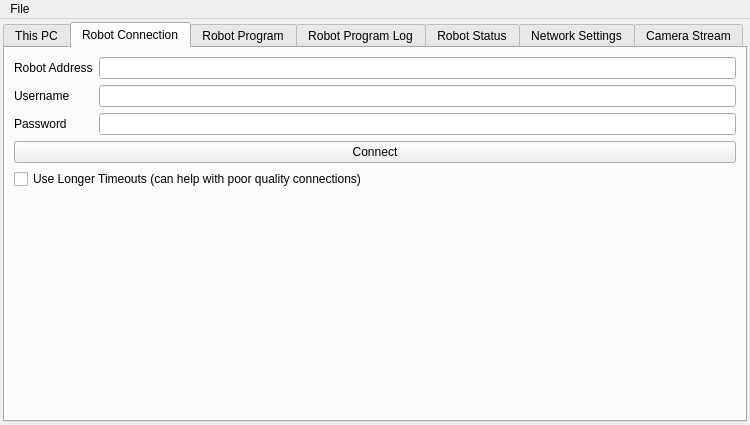
<?xml version="1.0" encoding="UTF-8"?>
<ui version="4.0">
 <class>DeployTool</class>
 <widget class="QMainWindow" name="DeployTool">
  <property name="geometry">
   <rect>
    <x>0</x>
    <y>0</y>
    <width>750</width>
    <height>425</height>
   </rect>
  </property>
  <property name="windowTitle">
   <string>ArPiRobot Deploy Tool</string>
  </property>
  <property name="windowIcon">
   <iconset resource="../res/resources.qrc">
    <normaloff>:/icon.png</normaloff>:/icon.png</iconset>
  </property>
  <widget class="QWidget" name="centralwidget">
   <layout class="QVBoxLayout" name="verticalLayout">
    <property name="spacing">
     <number>3</number>
    </property>
    <property name="leftMargin">
     <number>3</number>
    </property>
    <property name="topMargin">
     <number>3</number>
    </property>
    <property name="rightMargin">
     <number>3</number>
    </property>
    <property name="bottomMargin">
     <number>3</number>
    </property>
    <item>
     <widget class="QTabWidget" name="tabs_main">
      <property name="enabled">
       <bool>true</bool>
      </property>
      <property name="currentIndex">
       <number>1</number>
      </property>
      <widget class="QWidget" name="tab_thispc">
       <attribute name="title">
        <string>This PC</string>
       </attribute>
       <layout class="QVBoxLayout" name="verticalLayout_2">
        <item>
         <widget class="QWidget" name="widget_3" native="true">
          <property name="minimumSize">
           <size>
            <width>0</width>
            <height>50</height>
           </size>
          </property>
          <layout class="QGridLayout" name="gridLayout_9">
           <property name="leftMargin">
            <number>3</number>
           </property>
           <property name="topMargin">
            <number>3</number>
           </property>
           <property name="rightMargin">
            <number>3</number>
           </property>
           <property name="bottomMargin">
            <number>3</number>
           </property>
           <property name="spacing">
            <number>3</number>
           </property>
           <item row="7" column="4">
            <widget class="QPushButton" name="btn_install_sysroot">
             <property name="text">
              <string>Install Sysroot Package</string>
             </property>
            </widget>
           </item>
           <item row="7" column="2" colspan="2">
            <widget class="QLineEdit" name="txt_sysroot">
             <property name="readOnly">
              <bool>true</bool>
             </property>
            </widget>
           </item>
           <item row="9" column="4">
            <widget class="QLabel" name="label_27">
             <property name="text">
              <string>&lt;center&gt;&lt;a href=&quot;https://www.python.org/&quot;&gt;&lt;span&gt;Download&lt;/span&gt;&lt;/a&gt;&lt;/center&gt;</string>
             </property>
             <property name="openExternalLinks">
              <bool>true</bool>
             </property>
             <property name="textInteractionFlags">
              <set>Qt::TextBrowserInteraction</set>
             </property>
            </widget>
           </item>
           <item row="5" column="2" colspan="2">
            <widget class="QLineEdit" name="txt_cmake_version">
             <property name="readOnly">
              <bool>true</bool>
             </property>
            </widget>
           </item>
           <item row="8" column="0" colspan="5">
            <widget class="QLabel" name="label_25">
             <property name="font">
              <font>
               <bold>true</bold>
              </font>
             </property>
             <property name="text">
              <string>Python Development Tools</string>
             </property>
            </widget>
           </item>
           <item row="7" column="1">
            <widget class="QLabel" name="label_23">
             <property name="text">
              <string>ArPiRobot Sysroots</string>
             </property>
            </widget>
           </item>
           <item row="9" column="2" colspan="2">
            <widget class="QLineEdit" name="txt_pc_python_version">
             <property name="readOnly">
              <bool>true</bool>
             </property>
            </widget>
           </item>
           <item row="5" column="4">
            <widget class="QLabel" name="label_22">
             <property name="text">
              <string>&lt;center&gt;&lt;a href=&quot;https://cmake.org/&quot;&gt;&lt;span&gt;Download&lt;/span&gt;&lt;/a&gt;&lt;/center&gt;</string>
             </property>
             <property name="openExternalLinks">
              <bool>true</bool>
             </property>
             <property name="textInteractionFlags">
              <set>Qt::TextBrowserInteraction</set>
             </property>
            </widget>
           </item>
           <item row="5" column="1">
            <widget class="QLabel" name="label_21">
             <property name="text">
              <string>CMake Version</string>
             </property>
            </widget>
           </item>
           <item row="1" column="0" colspan="2">
            <widget class="QLabel" name="label">
             <property name="font">
              <font>
               <bold>true</bold>
              </font>
             </property>
             <property name="text">
              <string>ArPiRobot Libraries</string>
             </property>
            </widget>
           </item>
           <item row="2" column="1">
            <widget class="QLabel" name="label_5">
             <property name="text">
              <string>ArPiRobot CoreLib Version</string>
             </property>
            </widget>
           </item>
           <item row="3" column="3" colspan="2">
            <widget class="QLabel" name="label_6">
             <property name="text">
              <string>&lt;html&gt;&lt;head/&gt;&lt;body&gt;&lt;p&gt;&lt;span style=&quot; font-style:italic;&quot;&gt;The ArPiRobot Core Library is installed on your computer and is used when deploying a program to the robot. When deploying a program, the installed version of the core library will be deployed along with it. &lt;/span&gt;&lt;span style=&quot; font-weight:700; font-style:italic;&quot;&gt;This is required for all programming languages!&lt;/span&gt;&lt;/p&gt;&lt;/body&gt;&lt;/html&gt;</string>
             </property>
             <property name="alignment">
              <set>Qt::AlignLeading|Qt::AlignLeft|Qt::AlignVCenter</set>
             </property>
             <property name="wordWrap">
              <bool>true</bool>
             </property>
            </widget>
           </item>
           <item row="9" column="1">
            <widget class="QLabel" name="label_26">
             <property name="text">
              <string>Python Interpreter Version(s)</string>
             </property>
            </widget>
           </item>
           <item row="2" column="3">
            <widget class="QLineEdit" name="txt_corelib_version">
             <property name="readOnly">
              <bool>true</bool>
             </property>
            </widget>
           </item>
           <item row="2" column="0">
            <spacer name="horizontalSpacer">
             <property name="orientation">
              <enum>Qt::Horizontal</enum>
             </property>
             <property name="sizeType">
              <enum>QSizePolicy::Fixed</enum>
             </property>
             <property name="sizeHint" stdset="0">
              <size>
               <width>25</width>
               <height>20</height>
              </size>
             </property>
            </spacer>
           </item>
           <item row="4" column="0" colspan="5">
            <widget class="QLabel" name="label_19">
             <property name="font">
              <font>
               <bold>true</bold>
              </font>
             </property>
             <property name="text">
              <string>C++ Development Tools</string>
             </property>
            </widget>
           </item>
           <item row="2" column="4">
            <widget class="QPushButton" name="btn_install_update">
             <property name="text">
              <string>Install Update Package</string>
             </property>
            </widget>
           </item>
           <item row="6" column="1">
            <widget class="QLabel" name="label_20">
             <property name="text">
              <string>Ninja Version</string>
             </property>
            </widget>
           </item>
           <item row="6" column="4">
            <widget class="QLabel" name="lbl_ninja_download">
             <property name="text">
              <string>&lt;center&gt;&lt;a href=&quot;https://ninja-build.org/&quot;&gt;&lt;span&gt;Download&lt;/span&gt;&lt;/a&gt;&lt;/center&gt;</string>
             </property>
             <property name="openExternalLinks">
              <bool>true</bool>
             </property>
             <property name="textInteractionFlags">
              <set>Qt::TextBrowserInteraction</set>
             </property>
            </widget>
           </item>
           <item row="6" column="2" colspan="2">
            <widget class="QLineEdit" name="txt_ninja_version"/>
           </item>
          </layout>
         </widget>
        </item>
        <item>
         <spacer name="verticalSpacer_2">
          <property name="orientation">
           <enum>Qt::Vertical</enum>
          </property>
          <property name="sizeHint" stdset="0">
           <size>
            <width>20</width>
            <height>206</height>
           </size>
          </property>
         </spacer>
        </item>
       </layout>
      </widget>
      <widget class="QWidget" name="tab_connection">
       <attribute name="title">
        <string>Robot Connection</string>
       </attribute>
       <layout class="QGridLayout" name="gridLayout">
        <item row="1" column="1">
         <widget class="QLineEdit" name="txt_username">
          <property name="inputMask">
           <string notr="true"/>
          </property>
         </widget>
        </item>
        <item row="6" column="0" colspan="2">
         <spacer name="verticalSpacer">
          <property name="orientation">
           <enum>Qt::Vertical</enum>
          </property>
          <property name="sizeHint" stdset="0">
           <size>
            <width>20</width>
            <height>40</height>
           </size>
          </property>
         </spacer>
        </item>
        <item row="4" column="0" colspan="2">
         <widget class="QPushButton" name="btn_connect">
          <property name="text">
           <string>Connect</string>
          </property>
         </widget>
        </item>
        <item row="0" column="1">
         <widget class="QLineEdit" name="txt_address">
          <property name="inputMask">
           <string notr="true"/>
          </property>
          <property name="echoMode">
           <enum>QLineEdit::Normal</enum>
          </property>
         </widget>
        </item>
        <item row="5" column="0" colspan="2">
         <widget class="QCheckBox" name="cbx_longer_timeouts">
          <property name="text">
           <string>Use Longer Timeouts (can help with poor quality connections)</string>
          </property>
         </widget>
        </item>
        <item row="1" column="0">
         <widget class="QLabel" name="label_3">
          <property name="text">
           <string>Username</string>
          </property>
         </widget>
        </item>
        <item row="0" column="0">
         <widget class="QLabel" name="label_2">
          <property name="text">
           <string>Robot Address</string>
          </property>
         </widget>
        </item>
        <item row="2" column="1">
         <widget class="QLineEdit" name="txt_password">
          <property name="inputMask">
           <string notr="true"/>
          </property>
          <property name="echoMode">
           <enum>QLineEdit::Password</enum>
          </property>
         </widget>
        </item>
        <item row="2" column="0">
         <widget class="QLabel" name="label_4">
          <property name="text">
           <string>Password</string>
          </property>
         </widget>
        </item>
       </layout>
      </widget>
      <widget class="QWidget" name="tab_program">
       <attribute name="title">
        <string>Robot Program</string>
       </attribute>
       <layout class="QVBoxLayout" name="verticalLayout_3">
        <item>
         <widget class="QGroupBox" name="gbx_proj_folder">
          <property name="title">
           <string>Project Folder</string>
          </property>
          <layout class="QHBoxLayout" name="horizontalLayout">
           <property name="spacing">
            <number>3</number>
           </property>
           <property name="leftMargin">
            <number>3</number>
           </property>
           <property name="topMargin">
            <number>3</number>
           </property>
           <property name="rightMargin">
            <number>3</number>
           </property>
           <property name="bottomMargin">
            <number>3</number>
           </property>
           <item>
            <widget class="QLineEdit" name="txt_proj_folder">
             <property name="inputMask">
              <string notr="true"/>
             </property>
             <property name="readOnly">
              <bool>true</bool>
             </property>
            </widget>
           </item>
           <item>
            <widget class="QPushButton" name="btn_proj_browse">
             <property name="text">
              <string>  ...  </string>
             </property>
            </widget>
           </item>
          </layout>
         </widget>
        </item>
        <item>
         <widget class="QPushButton" name="btn_proj_deploy">
          <property name="enabled">
           <bool>false</bool>
          </property>
          <property name="text">
           <string>Deploy to Robot</string>
          </property>
         </widget>
        </item>
        <item>
         <widget class="QLabel" name="label_8">
          <property name="text">
           <string>&lt;html&gt;&lt;head/&gt;&lt;body&gt;&lt;p&gt;&lt;span style=&quot; font-style:italic;&quot;&gt;Will deploy with ArPiRobot-CoreLib version installed on this PC.&lt;br/&gt;See This PC tab for details.&lt;/span&gt;&lt;/p&gt;&lt;/body&gt;&lt;/html&gt;</string>
          </property>
          <property name="alignment">
           <set>Qt::AlignCenter</set>
          </property>
         </widget>
        </item>
        <item>
         <spacer name="verticalSpacer_3">
          <property name="orientation">
           <enum>Qt::Vertical</enum>
          </property>
          <property name="sizeHint" stdset="0">
           <size>
            <width>20</width>
            <height>40</height>
           </size>
          </property>
         </spacer>
        </item>
       </layout>
      </widget>
      <widget class="QWidget" name="tab_log">
       <attribute name="title">
        <string>Robot Program Log</string>
       </attribute>
       <layout class="QVBoxLayout" name="verticalLayout_4">
        <property name="spacing">
         <number>3</number>
        </property>
        <property name="leftMargin">
         <number>3</number>
        </property>
        <property name="topMargin">
         <number>3</number>
        </property>
        <property name="rightMargin">
         <number>3</number>
        </property>
        <property name="bottomMargin">
         <number>3</number>
        </property>
        <item>
         <widget class="QTextEdit" name="txt_robot_log">
          <property name="verticalScrollBarPolicy">
           <enum>Qt::ScrollBarAlwaysOn</enum>
          </property>
          <property name="lineWrapMode">
           <enum>QTextEdit::NoWrap</enum>
          </property>
          <property name="textInteractionFlags">
           <set>Qt::TextSelectableByKeyboard|Qt::TextSelectableByMouse</set>
          </property>
         </widget>
        </item>
        <item>
         <widget class="QPushButton" name="btn_copy_log">
          <property name="text">
           <string>Copy Log Contents</string>
          </property>
         </widget>
        </item>
       </layout>
      </widget>
      <widget class="QWidget" name="tab_status">
       <attribute name="title">
        <string>Robot Status</string>
       </attribute>
       <layout class="QGridLayout" name="gridLayout_3">
        <property name="leftMargin">
         <number>3</number>
        </property>
        <property name="topMargin">
         <number>3</number>
        </property>
        <property name="rightMargin">
         <number>3</number>
        </property>
        <property name="bottomMargin">
         <number>3</number>
        </property>
        <property name="spacing">
         <number>3</number>
        </property>
        <item row="0" column="0">
         <widget class="QGroupBox" name="groupBox_2">
          <property name="sizePolicy">
           <sizepolicy hsizetype="Expanding" vsizetype="Expanding">
            <horstretch>1</horstretch>
            <verstretch>0</verstretch>
           </sizepolicy>
          </property>
          <property name="title">
           <string>Robot Status</string>
          </property>
          <layout class="QVBoxLayout" name="verticalLayout_6">
           <property name="spacing">
            <number>3</number>
           </property>
           <property name="leftMargin">
            <number>3</number>
           </property>
           <property name="topMargin">
            <number>3</number>
           </property>
           <property name="rightMargin">
            <number>3</number>
           </property>
           <property name="bottomMargin">
            <number>3</number>
           </property>
           <item>
            <widget class="QLabel" name="label_7">
             <property name="text">
              <string>CPU Usage</string>
             </property>
            </widget>
           </item>
           <item>
            <widget class="QProgressBar" name="pbar_cpu_usage">
             <property name="maximum">
              <number>100</number>
             </property>
             <property name="value">
              <number>0</number>
             </property>
             <property name="alignment">
              <set>Qt::AlignCenter</set>
             </property>
             <property name="format">
              <string/>
             </property>
            </widget>
           </item>
           <item>
            <widget class="QLabel" name="label_9">
             <property name="text">
              <string>Memory Usage</string>
             </property>
            </widget>
           </item>
           <item>
            <widget class="QProgressBar" name="pbar_mem_usage">
             <property name="maximum">
              <number>999999</number>
             </property>
             <property name="value">
              <number>0</number>
             </property>
             <property name="alignment">
              <set>Qt::AlignCenter</set>
             </property>
             <property name="format">
              <string/>
             </property>
            </widget>
           </item>
           <item>
            <widget class="QLabel" name="label_10">
             <property name="text">
              <string>Readonly?</string>
             </property>
            </widget>
           </item>
           <item>
            <widget class="QWidget" name="pnl_readonly_status" native="true">
             <property name="styleSheet">
              <string notr="true">.QWidget{
    background-color: red;
    border-radius: 3px;
}

.QWidget#readonly{
    background-color: green;
    border-radius: 3px;
}</string>
             </property>
             <layout class="QVBoxLayout" name="verticalLayout_5" stretch="0">
              <property name="spacing">
               <number>3</number>
              </property>
              <property name="leftMargin">
               <number>0</number>
              </property>
              <property name="topMargin">
               <number>3</number>
              </property>
              <property name="rightMargin">
               <number>3</number>
              </property>
              <property name="bottomMargin">
               <number>3</number>
              </property>
              <item>
               <widget class="QLabel" name="lbl_readonly_status">
                <property name="text">
                 <string>Unknown</string>
                </property>
                <property name="alignment">
                 <set>Qt::AlignCenter</set>
                </property>
               </widget>
              </item>
             </layout>
            </widget>
           </item>
           <item>
            <spacer name="verticalSpacer_4">
             <property name="orientation">
              <enum>Qt::Vertical</enum>
             </property>
             <property name="sizeHint" stdset="0">
              <size>
               <width>20</width>
               <height>123</height>
              </size>
             </property>
            </spacer>
           </item>
          </layout>
         </widget>
        </item>
        <item row="0" column="1">
         <widget class="QGroupBox" name="groupBox_3">
          <property name="sizePolicy">
           <sizepolicy hsizetype="Expanding" vsizetype="Expanding">
            <horstretch>1</horstretch>
            <verstretch>0</verstretch>
           </sizepolicy>
          </property>
          <property name="title">
           <string>Versions</string>
          </property>
          <layout class="QVBoxLayout" name="verticalLayout_7">
           <property name="spacing">
            <number>3</number>
           </property>
           <property name="leftMargin">
            <number>3</number>
           </property>
           <property name="topMargin">
            <number>3</number>
           </property>
           <property name="rightMargin">
            <number>3</number>
           </property>
           <property name="bottomMargin">
            <number>3</number>
           </property>
           <item>
            <widget class="QLabel" name="label_11">
             <property name="text">
              <string>Image Version</string>
             </property>
            </widget>
           </item>
           <item>
            <widget class="QLineEdit" name="txt_image_version">
             <property name="inputMask">
              <string notr="true"/>
             </property>
             <property name="readOnly">
              <bool>true</bool>
             </property>
            </widget>
           </item>
           <item>
            <widget class="QLabel" name="label_13">
             <property name="text">
              <string>Python Version</string>
             </property>
            </widget>
           </item>
           <item>
            <widget class="QLineEdit" name="txt_python_version">
             <property name="inputMask">
              <string notr="true"/>
             </property>
             <property name="readOnly">
              <bool>true</bool>
             </property>
            </widget>
           </item>
           <item>
            <spacer name="verticalSpacer_5">
             <property name="orientation">
              <enum>Qt::Vertical</enum>
             </property>
             <property name="sizeHint" stdset="0">
              <size>
               <width>20</width>
               <height>40</height>
              </size>
             </property>
            </spacer>
           </item>
          </layout>
         </widget>
        </item>
        <item row="1" column="0" colspan="2">
         <widget class="QGroupBox" name="groupBox_4">
          <property name="sizePolicy">
           <sizepolicy hsizetype="Preferred" vsizetype="Fixed">
            <horstretch>0</horstretch>
            <verstretch>0</verstretch>
           </sizepolicy>
          </property>
          <property name="title">
           <string>Robot Actions</string>
          </property>
          <layout class="QHBoxLayout" name="horizontalLayout_2">
           <property name="spacing">
            <number>3</number>
           </property>
           <property name="leftMargin">
            <number>3</number>
           </property>
           <property name="topMargin">
            <number>3</number>
           </property>
           <property name="rightMargin">
            <number>3</number>
           </property>
           <property name="bottomMargin">
            <number>3</number>
           </property>
           <item>
            <widget class="QPushButton" name="btn_shutdown">
             <property name="text">
              <string>Shutdown</string>
             </property>
            </widget>
           </item>
           <item>
            <widget class="QPushButton" name="btn_reboot">
             <property name="text">
              <string>Reboot</string>
             </property>
            </widget>
           </item>
           <item>
            <widget class="QPushButton" name="btn_restart_program">
             <property name="text">
              <string>Restart Program</string>
             </property>
            </widget>
           </item>
           <item>
            <widget class="QPushButton" name="btn_readonly">
             <property name="text">
              <string>Make Readonly</string>
             </property>
            </widget>
           </item>
           <item>
            <widget class="QPushButton" name="btn_make_writable">
             <property name="text">
              <string>Make Read/Write</string>
             </property>
            </widget>
           </item>
          </layout>
         </widget>
        </item>
       </layout>
      </widget>
      <widget class="QWidget" name="tab_network_settings">
       <attribute name="title">
        <string>Network Settings</string>
       </attribute>
       <layout class="QVBoxLayout" name="verticalLayout_8">
        <property name="spacing">
         <number>3</number>
        </property>
        <property name="leftMargin">
         <number>3</number>
        </property>
        <property name="topMargin">
         <number>3</number>
        </property>
        <property name="rightMargin">
         <number>3</number>
        </property>
        <property name="bottomMargin">
         <number>3</number>
        </property>
        <item>
         <widget class="QGroupBox" name="groupBox_5">
          <property name="sizePolicy">
           <sizepolicy hsizetype="Preferred" vsizetype="Fixed">
            <horstretch>0</horstretch>
            <verstretch>0</verstretch>
           </sizepolicy>
          </property>
          <property name="title">
           <string>Robot Hostname</string>
          </property>
          <layout class="QHBoxLayout" name="horizontalLayout_3">
           <property name="spacing">
            <number>3</number>
           </property>
           <property name="leftMargin">
            <number>3</number>
           </property>
           <property name="topMargin">
            <number>3</number>
           </property>
           <property name="rightMargin">
            <number>3</number>
           </property>
           <property name="bottomMargin">
            <number>3</number>
           </property>
           <item>
            <widget class="QLineEdit" name="txt_hostname">
             <property name="inputMask">
              <string notr="true"/>
             </property>
            </widget>
           </item>
           <item>
            <widget class="QPushButton" name="btn_change_hostname">
             <property name="text">
              <string>Change</string>
             </property>
            </widget>
           </item>
          </layout>
         </widget>
        </item>
        <item>
         <widget class="QGroupBox" name="groupBox_6">
          <property name="title">
           <string>Robot Access Point</string>
          </property>
          <layout class="QGridLayout" name="gridLayout_4">
           <item row="1" column="0">
            <widget class="QLabel" name="label_15">
             <property name="text">
              <string>Password</string>
             </property>
            </widget>
           </item>
           <item row="0" column="0">
            <widget class="QLabel" name="label_14">
             <property name="text">
              <string>SSID (Name)</string>
             </property>
            </widget>
           </item>
           <item row="0" column="2">
            <widget class="QLineEdit" name="txt_wifi_ssid">
             <property name="inputMask">
              <string notr="true"/>
             </property>
            </widget>
           </item>
           <item row="3" column="0">
            <widget class="QLabel" name="label_17">
             <property name="text">
              <string>Channel (2.4GHz)</string>
             </property>
            </widget>
           </item>
           <item row="2" column="2">
            <widget class="QLineEdit" name="txt_wifi_country">
             <property name="inputMask">
              <string notr="true"/>
             </property>
            </widget>
           </item>
           <item row="1" column="2">
            <widget class="QLineEdit" name="txt_wifi_pass">
             <property name="inputMask">
              <string notr="true"/>
             </property>
            </widget>
           </item>
           <item row="2" column="0">
            <widget class="QLabel" name="label_16">
             <property name="text">
              <string>Country Code</string>
             </property>
            </widget>
           </item>
           <item row="4" column="0" colspan="3">
            <widget class="QPushButton" name="btn_wifi_apply">
             <property name="text">
              <string>Apply</string>
             </property>
            </widget>
           </item>
           <item row="3" column="2">
            <widget class="QLineEdit" name="txt_wifi_channel">
             <property name="inputMask">
              <string notr="true"/>
             </property>
            </widget>
           </item>
          </layout>
         </widget>
        </item>
        <item>
         <spacer name="verticalSpacer_6">
          <property name="orientation">
           <enum>Qt::Vertical</enum>
          </property>
          <property name="sizeHint" stdset="0">
           <size>
            <width>20</width>
            <height>40</height>
           </size>
          </property>
         </spacer>
        </item>
       </layout>
      </widget>
      <widget class="QWidget" name="tab_camstream">
       <attribute name="title">
        <string>Camera Stream</string>
       </attribute>
       <layout class="QGridLayout" name="gridLayout_5">
        <property name="leftMargin">
         <number>3</number>
        </property>
        <property name="topMargin">
         <number>3</number>
        </property>
        <property name="rightMargin">
         <number>3</number>
        </property>
        <property name="bottomMargin">
         <number>3</number>
        </property>
        <property name="spacing">
         <number>3</number>
        </property>
        <item row="1" column="1">
         <widget class="QGroupBox" name="groupBox_8">
          <property name="sizePolicy">
           <sizepolicy hsizetype="Expanding" vsizetype="Expanding">
            <horstretch>1</horstretch>
            <verstretch>1</verstretch>
           </sizepolicy>
          </property>
          <property name="title">
           <string>Playback</string>
          </property>
          <layout class="QGridLayout" name="gridLayout_7">
           <property name="leftMargin">
            <number>3</number>
           </property>
           <property name="topMargin">
            <number>3</number>
           </property>
           <property name="rightMargin">
            <number>3</number>
           </property>
           <property name="bottomMargin">
            <number>3</number>
           </property>
           <property name="spacing">
            <number>3</number>
           </property>
           <item row="5" column="0">
            <spacer name="verticalSpacer_7">
             <property name="orientation">
              <enum>Qt::Vertical</enum>
             </property>
             <property name="sizeHint" stdset="0">
              <size>
               <width>20</width>
               <height>40</height>
              </size>
             </property>
            </spacer>
           </item>
           <item row="1" column="1">
            <widget class="QComboBox" name="combox_camstream_player">
             <property name="sizePolicy">
              <sizepolicy hsizetype="Expanding" vsizetype="Fixed">
               <horstretch>0</horstretch>
               <verstretch>0</verstretch>
              </sizepolicy>
             </property>
             <item>
              <property name="text">
               <string>mpv</string>
              </property>
             </item>
             <item>
              <property name="text">
               <string>ffplay</string>
              </property>
             </item>
             <item>
              <property name="text">
               <string>mplayer</string>
              </property>
             </item>
            </widget>
           </item>
           <item row="1" column="0">
            <widget class="QLabel" name="label_18">
             <property name="text">
              <string>Player</string>
             </property>
            </widget>
           </item>
           <item row="1" column="2">
            <widget class="QLabel" name="lbl_camstream_download">
             <property name="text">
              <string>&lt;a href=&quot;https://ffmpeg.org/&quot;&gt;Download Player&lt;/a&gt;</string>
             </property>
             <property name="textFormat">
              <enum>Qt::RichText</enum>
             </property>
             <property name="alignment">
              <set>Qt::AlignCenter</set>
             </property>
             <property name="openExternalLinks">
              <bool>true</bool>
             </property>
             <property name="textInteractionFlags">
              <set>Qt::TextBrowserInteraction</set>
             </property>
            </widget>
           </item>
           <item row="3" column="1" colspan="2">
            <widget class="QCheckBox" name="cbx_camstream_2fr">
             <property name="text">
              <string>Double Playback Framerate (Recommended)</string>
             </property>
             <property name="checked">
              <bool>true</bool>
             </property>
            </widget>
           </item>
           <item row="4" column="0" colspan="3">
            <widget class="QPushButton" name="btn_play_camstream">
             <property name="text">
              <string>Play Stream</string>
             </property>
            </widget>
           </item>
          </layout>
         </widget>
        </item>
        <item row="2" column="1">
         <widget class="QWidget" name="widget_2" native="true">
          <property name="minimumSize">
           <size>
            <width>0</width>
            <height>0</height>
           </size>
          </property>
          <layout class="QHBoxLayout" name="horizontalLayout_4">
           <property name="spacing">
            <number>3</number>
           </property>
           <property name="leftMargin">
            <number>0</number>
           </property>
           <property name="topMargin">
            <number>0</number>
           </property>
           <property name="rightMargin">
            <number>0</number>
           </property>
           <property name="bottomMargin">
            <number>0</number>
           </property>
           <item>
            <widget class="QGroupBox" name="groupBox_7">
             <property name="sizePolicy">
              <sizepolicy hsizetype="Expanding" vsizetype="Minimum">
               <horstretch>1</horstretch>
               <verstretch>0</verstretch>
              </sizepolicy>
             </property>
             <property name="title">
              <string>System Configuration</string>
             </property>
             <layout class="QGridLayout" name="gridLayout_6">
              <property name="leftMargin">
               <number>3</number>
              </property>
              <property name="topMargin">
               <number>3</number>
              </property>
              <property name="rightMargin">
               <number>3</number>
              </property>
              <property name="bottomMargin">
               <number>3</number>
              </property>
              <property name="spacing">
               <number>3</number>
              </property>
              <item row="3" column="1">
               <widget class="QPushButton" name="btn_rtsp_stop">
                <property name="text">
                 <string>Stop RTSP Server</string>
                </property>
               </widget>
              </item>
              <item row="2" column="0">
               <widget class="QPushButton" name="btn_camstream_start">
                <property name="text">
                 <string>Start Streams</string>
                </property>
               </widget>
              </item>
              <item row="5" column="0">
               <widget class="QCheckBox" name="cbx_camstream_boot">
                <property name="text">
                 <string>Start Streams on Boot</string>
                </property>
               </widget>
              </item>
              <item row="5" column="1">
               <widget class="QCheckBox" name="cbx_enable_rtsp">
                <property name="text">
                 <string>Start RTSP Server at Boot</string>
                </property>
               </widget>
              </item>
              <item row="2" column="1">
               <widget class="QPushButton" name="btn_rtsp_start">
                <property name="text">
                 <string>Start RTSP Server</string>
                </property>
               </widget>
              </item>
              <item row="3" column="0">
               <widget class="QPushButton" name="btn_camstream_stop">
                <property name="text">
                 <string>Stop Streams</string>
                </property>
               </widget>
              </item>
              <item row="4" column="0">
               <widget class="QPushButton" name="btn_camstream_log">
                <property name="text">
                 <string>Show Streams Log</string>
                </property>
               </widget>
              </item>
              <item row="4" column="1">
               <widget class="QPushButton" name="btn_rtsp_log">
                <property name="text">
                 <string>Show RTSP Log</string>
                </property>
               </widget>
              </item>
             </layout>
            </widget>
           </item>
          </layout>
         </widget>
        </item>
        <item row="0" column="1">
         <widget class="QGroupBox" name="groupBox_9">
          <property name="sizePolicy">
           <sizepolicy hsizetype="Expanding" vsizetype="Preferred">
            <horstretch>0</horstretch>
            <verstretch>0</verstretch>
           </sizepolicy>
          </property>
          <property name="title">
           <string>Stream</string>
          </property>
          <layout class="QGridLayout" name="gridLayout_8">
           <property name="leftMargin">
            <number>3</number>
           </property>
           <property name="topMargin">
            <number>3</number>
           </property>
           <property name="rightMargin">
            <number>3</number>
           </property>
           <property name="bottomMargin">
            <number>3</number>
           </property>
           <property name="spacing">
            <number>3</number>
           </property>
           <item row="1" column="0" colspan="3">
            <widget class="QWidget" name="widget" native="true">
             <property name="minimumSize">
              <size>
               <width>0</width>
               <height>0</height>
              </size>
             </property>
             <layout class="QHBoxLayout" name="horizontalLayout_5">
              <property name="spacing">
               <number>3</number>
              </property>
              <property name="leftMargin">
               <number>0</number>
              </property>
              <property name="topMargin">
               <number>3</number>
              </property>
              <property name="rightMargin">
               <number>0</number>
              </property>
              <property name="bottomMargin">
               <number>3</number>
              </property>
              <item>
               <widget class="QPushButton" name="btn_new_camstream">
                <property name="text">
                 <string>New</string>
                </property>
               </widget>
              </item>
              <item>
               <widget class="QPushButton" name="btn_delete_camstream">
                <property name="text">
                 <string>Delete</string>
                </property>
               </widget>
              </item>
              <item>
               <widget class="QPushButton" name="btn_edit_camstream">
                <property name="text">
                 <string>Edit</string>
                </property>
               </widget>
              </item>
             </layout>
            </widget>
           </item>
           <item row="0" column="0" colspan="3">
            <widget class="QComboBox" name="combox_stream_source">
             <property name="sizePolicy">
              <sizepolicy hsizetype="Expanding" vsizetype="Fixed">
               <horstretch>0</horstretch>
               <verstretch>0</verstretch>
              </sizepolicy>
             </property>
            </widget>
           </item>
          </layout>
         </widget>
        </item>
       </layout>
      </widget>
     </widget>
    </item>
   </layout>
  </widget>
  <widget class="QMenuBar" name="menubar">
   <property name="geometry">
    <rect>
     <x>0</x>
     <y>0</y>
     <width>750</width>
     <height>22</height>
    </rect>
   </property>
   <widget class="QMenu" name="menuFile">
    <property name="title">
     <string>File</string>
    </property>
    <addaction name="act_settings"/>
    <addaction name="act_about"/>
   </widget>
   <addaction name="menuFile"/>
  </widget>
  <action name="act_about">
   <property name="text">
    <string>About</string>
   </property>
  </action>
  <action name="act_settings">
   <property name="text">
    <string>Settings</string>
   </property>
  </action>
 </widget>
 <tabstops>
  <tabstop>txt_address</tabstop>
  <tabstop>txt_username</tabstop>
  <tabstop>txt_password</tabstop>
  <tabstop>btn_connect</tabstop>
  <tabstop>cbx_longer_timeouts</tabstop>
  <tabstop>txt_proj_folder</tabstop>
  <tabstop>btn_proj_browse</tabstop>
  <tabstop>btn_proj_deploy</tabstop>
  <tabstop>txt_robot_log</tabstop>
  <tabstop>btn_copy_log</tabstop>
  <tabstop>txt_image_version</tabstop>
  <tabstop>txt_python_version</tabstop>
  <tabstop>btn_shutdown</tabstop>
  <tabstop>btn_reboot</tabstop>
  <tabstop>btn_restart_program</tabstop>
  <tabstop>btn_readonly</tabstop>
  <tabstop>btn_make_writable</tabstop>
  <tabstop>txt_hostname</tabstop>
  <tabstop>btn_change_hostname</tabstop>
  <tabstop>txt_wifi_channel</tabstop>
  <tabstop>txt_wifi_country</tabstop>
  <tabstop>txt_wifi_ssid</tabstop>
  <tabstop>txt_wifi_pass</tabstop>
  <tabstop>btn_wifi_apply</tabstop>
 </tabstops>
 <resources>
  <include location="../res/resources.qrc"/>
 </resources>
 <connections/>
</ui>
